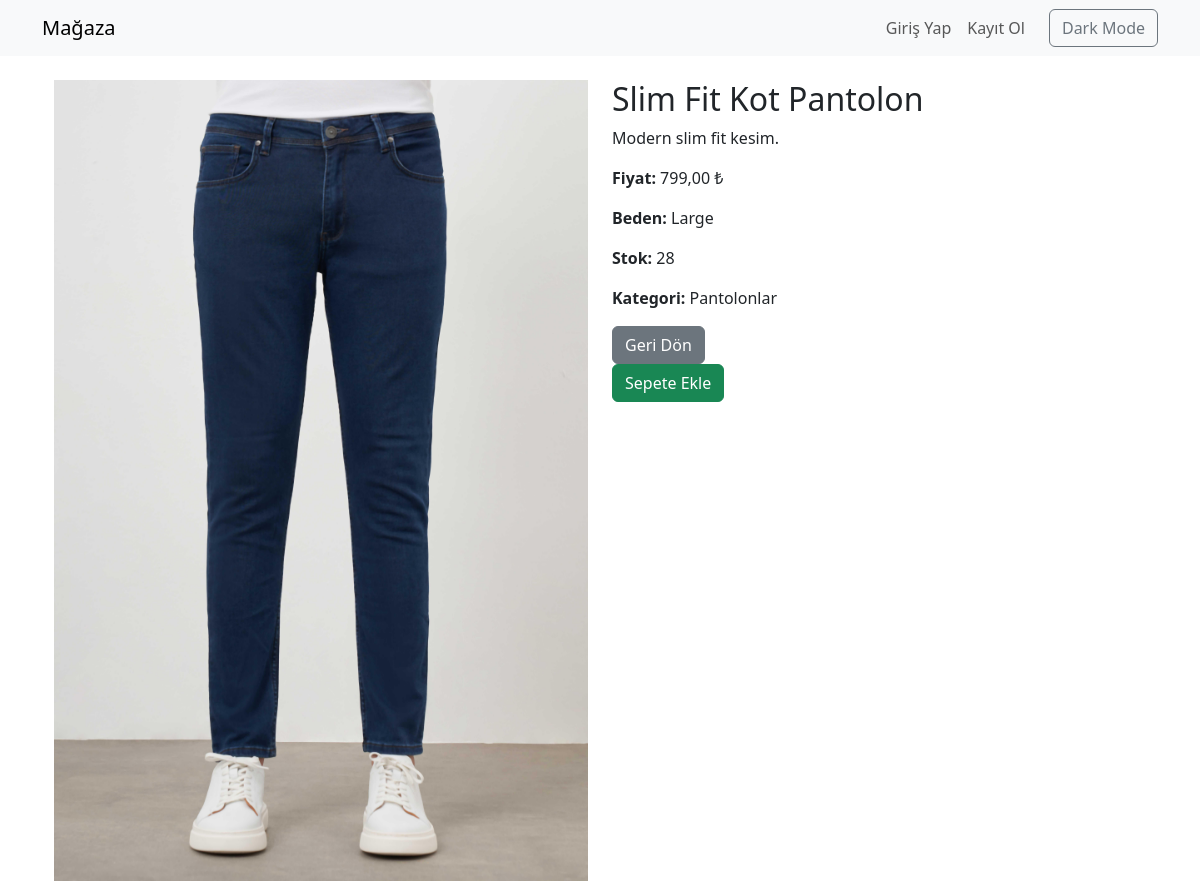
/product/2/slim-fit-kot-pantolon/, run on the app's committed database.
### store/models.py (models this page shows, shortened)
class Product(models.Model):
    SIZE_CHOICES = [
        ('S', 'Small'),
        ('M', 'Medium'),
        ('L', 'Large'),
        ('XL', 'X-Large'),
    ]
    category = models.ForeignKey(Category, on_delete=models.CASCADE)
    name = models.CharField(max_length=200)
    slug = models.SlugField(unique=True)
    description = models.TextField(blank=True)
    price = models.DecimalField(max_digits=10, decimal_places=2)
    stock = models.PositiveIntegerField(default=0)
    size = models.CharField(max_length=2, choices=SIZE_CHOICES, default='M')
    available = models.BooleanField(default=True)
    image = models.ImageField(upload_to='products/', blank=True, null=True)
    created_at = models.DateTimeField(auto_now_add=True)
    updated_at = models.DateTimeField(auto_now=True)

class Category(models.Model):
    name = models.CharField(max_length=200, unique=True)
    slug = models.SlugField(max_length=200, unique=True)

### store/views.py (the view)
# urls.py: path('product/<int:id>/<slug:slug>/', views.product_detail, name='product_detail'),
def product_detail(request, id, slug):
    product = get_object_or_404(Product, id=id, slug=slug, available=True)
    return render(request, 'store/product_detail.html', {'product': product})

### store/templates/store/product_detail.html (shortened to what this page needs)
{% extends 'base.html' %}
{% block content %}
<div class="container mt-4">
  <div class="row">
    <div class="col-md-6">
      {% if product.image %}
      <img src="{{ product.image.url }}" class="img-fluid" alt="{{ product.name }}">
      {% else %}
      <img src="https://via.placeholder.com/600x600" class="img-fluid" alt="No Image">
      {% endif %}
    </div>
    <div class="col-md-6">
      <h2>{{ product.name }}</h2>
      <p>{{ product.description }}</p>
      <p><strong>Fiyat:</strong> {{ product.price }} ₺</p>
      <p><strong>Beden:</strong> {{ product.get_size_display }}</p>
      <p><strong>Stok:</strong> {{ product.stock }}</p>
      <p><strong>Kategori:</strong> {{ product.category.name }}</p>
      <a href="{% url 'store:product_list' %}" class="btn btn-secondary">Geri Dön</a>
<form method="post" action="{% url 'store:add_to_cart' product.id %}">
  <button type="submit" class="btn btn-success">Sepete Ekle</button>
</form>
    </div>
  </div>
</div>
{% endblock %}

### data on the page
Product: image (picture), name "Slim Fit Kot Pantolon", description "Modern slim fit kesim.", price "799,00", size "Large", stock "28", category.name "Pantolonlar"
